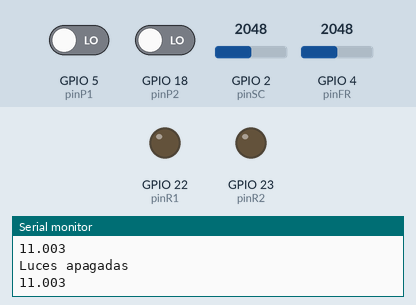
Recording of a sketch running on a simulated ESP32. Shown: output pins drawn as LEDs (lit = HIGH), the last lines printed to the serial monitor. Dashed ring = blinking. The inputs (shaded band) are chosen by the test bench; at power-on: GPIO 5 (pinP1) LOW, GPIO 4 (pinFR) = 2048, GPIO 2 (pinSC) = 2048, GPIO 18 (pinP2) LOW.

Above: at 1.2 s.
1.3 s: GPIO 5 (pinP1) driven HIGH
At 1.7 s:
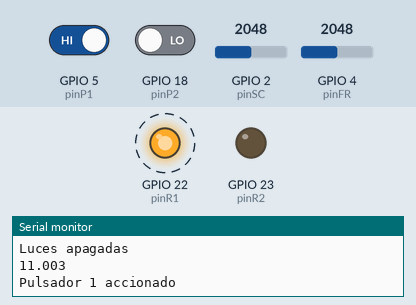
4.3 s: GPIO 4 (pinFR) set to 52
At 5.2 s:
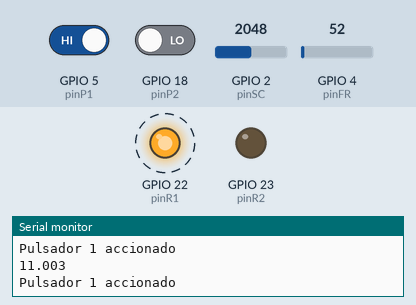
7.3 s: GPIO 4 (pinFR) set to 45
At 7.8 s:
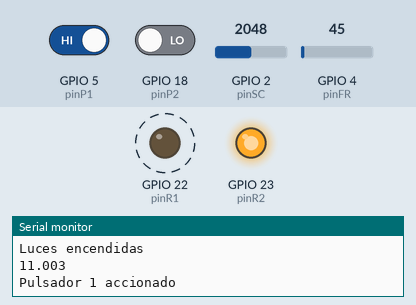
10.3 s: GPIO 4 (pinFR) set to 947
At 10.9 s:
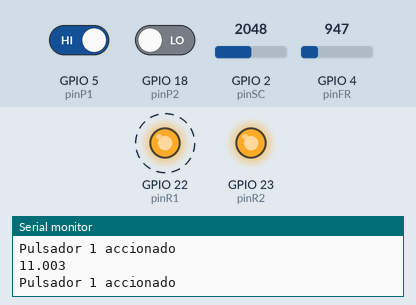
13.3 s: GPIO 4 (pinFR) set to 1066
At 13.9 s:
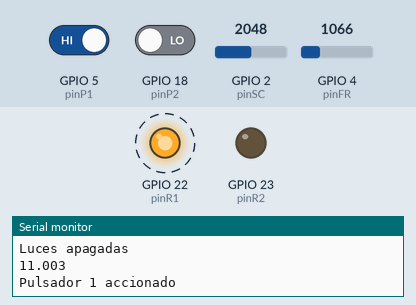
16.3 s: GPIO 4 (pinFR) set to 10
At 17.0 s:
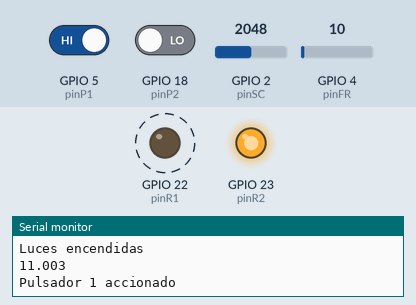
Timing chart, 0 to 20.3 s (numbered marks = the images above; inputs shaded):
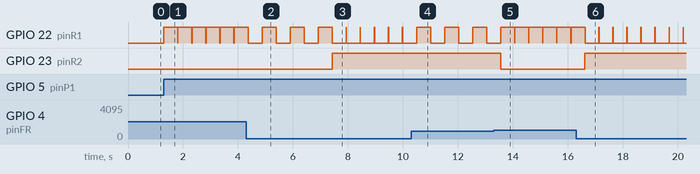

Measured:
- the behaviour switches between 50 and 49 on GPIO 4 (pinFR) (found by bisection; images 2 and 3)
- the behaviour switches between 1000 and 1001 on GPIO 4 (pinFR) (found by bisection; images 4 and 5)
- after the input at 1.3 s, GPIO 22 (pinR1): alternates HIGH for 0.50 s and LOW for 0.01 s, starting at once
- after the input at 4.3 s, GPIO 22 (pinR1): alternates HIGH for 0.51 s and LOW for 0.51 s, starting after 0.58 s
- after the input at 7.3 s, GPIO 22 (pinR1): alternates HIGH for 0.01 s and LOW for 0.50 s, starting after 0.65 s; GPIO 23 (pinR2): LOW → HIGH after 0.13 s
- after the input at 10.3 s, GPIO 22 (pinR1): alternates HIGH for 0.51 s and LOW for 0.51 s, starting after 0.71 s
- after the input at 13.3 s, GPIO 22 (pinR1): alternates HIGH for 0.50 s and LOW for 0.01 s, starting after 0.77 s; GPIO 23 (pinR2): HIGH → LOW after 0.25 s
- after the input at 16.3 s, GPIO 23 (pinR2): LOW → HIGH after 0.32 s

The sketch:

esp32.ino
```cpp
#include <ThingerESP32.h>
#include <WiFi.h>

#define USERNAME "nathy"
#define DEVICE_ID "ESP32"
#define DEVICE_CREDENTIAL "ESP32automation"

#define SSID "Bryan Lojano"
#define SSID_PASSWORD "mateo2414"

ThingerESP32 thing(USERNAME, DEVICE_ID, DEVICE_CREDENTIAL);

const int pinP1 = 5;
const int pinP2 = 18;
const int pinFR = 4;
const int pinR1 = 22;
const int pinR2 = 23;
const int pinSC = 2;
bool estadoP1 = false;
bool estadoP2 = false;
int sensor_luz = 0;
int sensor_corriente = 0;
float voltajeSC = 0;
float corrienteSC = 0;

void setup() {
    Serial.print("Connecting to ");
    Serial.println(SSID);
    thing.add_wifi(SSID, SSID_PASSWORD);

    pinMode(pinP1, INPUT_PULLDOWN);
    pinMode(pinP2, INPUT_PULLDOWN);
    pinMode(pinR1, OUTPUT);
    pinMode(pinR2, OUTPUT);
    Serial.begin(115200);

    // Definir un recurso en Thinger.io para ver los estados de los relés y los sensores
    thing["estadoP1"] >> outputValue(estadoP1);
    thing["estadoP2"] >> outputValue(estadoP2);
    thing["sensor_luz"] >> outputValue(sensor_luz);
    thing["corrienteSC"] >> outputValue(corrienteSC);
}

void loop() {
    thing.handle();

    if (digitalRead(pinP1) == true) {
        estadoP1 = !estadoP1;
        digitalWrite(pinR1, estadoP1);
        Serial.println("Pulsador 1 accionado");
        delay(500);
    }
    if (digitalRead(pinP2) == true) {
        estadoP2 = !estadoP2;
        digitalWrite(pinR2, estadoP2);
        Serial.println("Pulsador 2 accionado");
        delay(500);
    }

    sensor_luz = analogRead(pinFR);
    if (sensor_luz < 50) {
        estadoP1 = true;
        estadoP2 = true;
        digitalWrite(pinR1, estadoP1);
        digitalWrite(pinR2, estadoP2);
        Serial.println("Luces encendidas");
    } else if (sensor_luz > 1000) {
        estadoP1 = false;
        estadoP2 = false;
        digitalWrite(pinR1, estadoP1);
        digitalWrite(pinR2, estadoP2);
        Serial.println("Luces apagadas");
    }

    sensor_corriente = analogRead(pinSC);
    voltajeSC = sensor_corriente * (1.1 / 4095);
    corrienteSC = voltajeSC * 20;
    Serial.println(corrienteSC, 3);
    delay(10);
}
```
